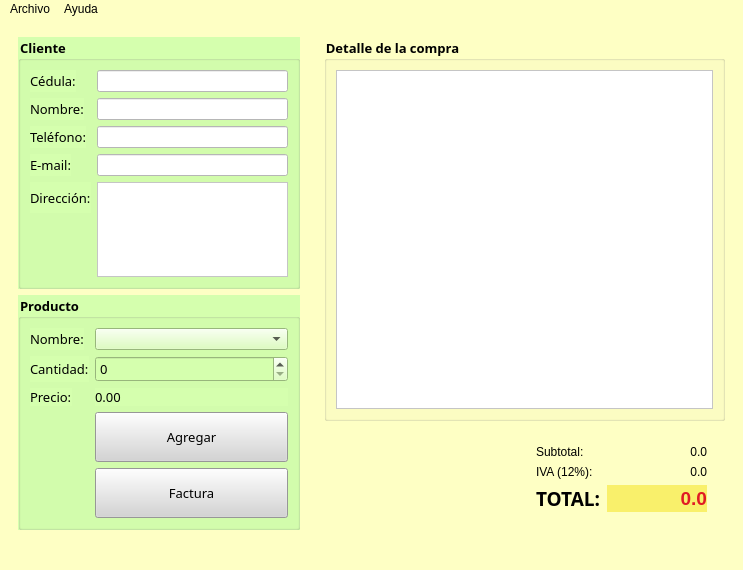
<?xml version="1.0" encoding="UTF-8"?>
<ui version="4.0">
 <class>Tienda</class>
 <widget class="QMainWindow" name="Tienda">
  <property name="geometry">
   <rect>
    <x>0</x>
    <y>0</y>
    <width>743</width>
    <height>570</height>
   </rect>
  </property>
  <property name="font">
   <font>
    <family>Rockwell Nova</family>
    <pointsize>10</pointsize>
   </font>
  </property>
  <property name="windowTitle">
   <string>Tienda</string>
  </property>
  <property name="windowIcon">
   <iconset resource="Tienda.qrc">
    <normaloff>:/Recursos/img/tiendas.png</normaloff>:/Recursos/img/tiendas.png</iconset>
  </property>
  <property name="styleSheet">
   <string notr="true">background-color: rgb(254, 255, 196);</string>
  </property>
  <widget class="QWidget" name="centralwidget">
   <layout class="QHBoxLayout" name="horizontalLayout_3">
    <item>
     <widget class="QWidget" name="widget" native="true">
      <property name="minimumSize">
       <size>
        <width>300</width>
        <height>0</height>
       </size>
      </property>
      <property name="maximumSize">
       <size>
        <width>300</width>
        <height>16777215</height>
       </size>
      </property>
      <layout class="QVBoxLayout" name="verticalLayout">
       <item>
        <widget class="QGroupBox" name="groupBox">
         <property name="font">
          <font>
           <family>Rockwell Nova</family>
           <pointsize>10</pointsize>
           <weight>75</weight>
           <bold>true</bold>
          </font>
         </property>
         <property name="styleSheet">
          <string notr="true">background-color: rgb(213, 255, 174);</string>
         </property>
         <property name="title">
          <string>Cliente</string>
         </property>
         <layout class="QFormLayout" name="formLayout">
          <item row="0" column="0">
           <widget class="QLabel" name="label">
            <property name="font">
             <font>
              <family>Rockwell Nova</family>
              <pointsize>10</pointsize>
             </font>
            </property>
            <property name="text">
             <string>Cédula:</string>
            </property>
           </widget>
          </item>
          <item row="0" column="1">
           <widget class="QLineEdit" name="inCedula">
            <property name="styleSheet">
             <string notr="true">background-color: rgb(255, 255, 255);</string>
            </property>
           </widget>
          </item>
          <item row="2" column="0">
           <widget class="QLabel" name="label_2">
            <property name="font">
             <font>
              <family>Rockwell Nova</family>
              <pointsize>10</pointsize>
             </font>
            </property>
            <property name="text">
             <string>Nombre:</string>
            </property>
           </widget>
          </item>
          <item row="2" column="1">
           <widget class="QLineEdit" name="inNombre">
            <property name="styleSheet">
             <string notr="true">background-color: rgb(255, 255, 255);</string>
            </property>
           </widget>
          </item>
          <item row="4" column="0">
           <widget class="QLabel" name="label_3">
            <property name="font">
             <font>
              <family>Rockwell Nova</family>
              <pointsize>10</pointsize>
             </font>
            </property>
            <property name="text">
             <string>Teléfono:</string>
            </property>
           </widget>
          </item>
          <item row="4" column="1">
           <widget class="QLineEdit" name="inTelefono">
            <property name="styleSheet">
             <string notr="true">background-color: rgb(255, 255, 255);</string>
            </property>
           </widget>
          </item>
          <item row="6" column="0">
           <widget class="QLabel" name="label_4">
            <property name="font">
             <font>
              <family>Rockwell Nova</family>
              <pointsize>10</pointsize>
             </font>
            </property>
            <property name="text">
             <string>E-mail:</string>
            </property>
           </widget>
          </item>
          <item row="6" column="1">
           <widget class="QLineEdit" name="inEmail">
            <property name="styleSheet">
             <string notr="true">background-color: rgb(255, 255, 255);</string>
            </property>
           </widget>
          </item>
          <item row="8" column="0">
           <widget class="QLabel" name="label_5">
            <property name="font">
             <font>
              <family>Rockwell Nova</family>
              <pointsize>10</pointsize>
             </font>
            </property>
            <property name="text">
             <string>Dirección:</string>
            </property>
           </widget>
          </item>
          <item row="8" column="1">
           <widget class="QPlainTextEdit" name="inDireccion">
            <property name="styleSheet">
             <string notr="true">background-color: rgb(255, 255, 255);</string>
            </property>
            <property name="lineWidth">
             <number>3</number>
            </property>
           </widget>
          </item>
         </layout>
        </widget>
       </item>
       <item>
        <widget class="QGroupBox" name="groupBox_2">
         <property name="font">
          <font>
           <family>Rockwell Nova</family>
           <pointsize>10</pointsize>
           <weight>75</weight>
           <bold>true</bold>
          </font>
         </property>
         <property name="styleSheet">
          <string notr="true">background-color: rgb(213, 255, 174);</string>
         </property>
         <property name="title">
          <string>Producto</string>
         </property>
         <layout class="QFormLayout" name="formLayout_2">
          <item row="0" column="0">
           <widget class="QLabel" name="label_6">
            <property name="font">
             <font>
              <family>Rockwell Nova</family>
              <pointsize>10</pointsize>
             </font>
            </property>
            <property name="text">
             <string>Nombre:</string>
            </property>
           </widget>
          </item>
          <item row="0" column="1">
           <widget class="QComboBox" name="inProducto"/>
          </item>
          <item row="1" column="0">
           <widget class="QLabel" name="label_7">
            <property name="font">
             <font>
              <family>Rockwell Nova</family>
              <pointsize>10</pointsize>
             </font>
            </property>
            <property name="text">
             <string>Cantidad:</string>
            </property>
           </widget>
          </item>
          <item row="1" column="1">
           <widget class="QSpinBox" name="inCantidad">
            <property name="font">
             <font>
              <family>Rockwell Nova</family>
              <pointsize>10</pointsize>
             </font>
            </property>
           </widget>
          </item>
          <item row="2" column="0">
           <widget class="QLabel" name="label_8">
            <property name="font">
             <font>
              <family>Rockwell Nova</family>
              <pointsize>10</pointsize>
             </font>
            </property>
            <property name="text">
             <string>Precio:</string>
            </property>
           </widget>
          </item>
          <item row="2" column="1">
           <widget class="QLabel" name="outPrecio">
            <property name="font">
             <font>
              <family>Rockwell Nova</family>
              <pointsize>10</pointsize>
             </font>
            </property>
            <property name="text">
             <string>0.00</string>
            </property>
           </widget>
          </item>
          <item row="3" column="1">
           <widget class="QPushButton" name="btnAgregar">
            <property name="minimumSize">
             <size>
              <width>0</width>
              <height>50</height>
             </size>
            </property>
            <property name="font">
             <font>
              <family>Rockwell Nova</family>
              <pointsize>10</pointsize>
             </font>
            </property>
            <property name="styleSheet">
             <string notr="true">background-color: rgb(143, 240, 164);
background-color: rgb(212, 212, 212);</string>
            </property>
            <property name="text">
             <string>Agregar</string>
            </property>
           </widget>
          </item>
          <item row="4" column="1">
           <widget class="QPushButton" name="btnFacturar">
            <property name="minimumSize">
             <size>
              <width>0</width>
              <height>50</height>
             </size>
            </property>
            <property name="font">
             <font>
              <family>Rockwell Nova</family>
              <pointsize>10</pointsize>
             </font>
            </property>
            <property name="styleSheet">
             <string notr="true">background-color: rgb(212, 212, 212);</string>
            </property>
            <property name="text">
             <string>Factura</string>
            </property>
           </widget>
          </item>
         </layout>
        </widget>
       </item>
      </layout>
     </widget>
    </item>
    <item>
     <widget class="QWidget" name="widget_2" native="true">
      <layout class="QVBoxLayout" name="verticalLayout_2">
       <item>
        <widget class="QGroupBox" name="groupBox_3">
         <property name="font">
          <font>
           <family>Rockwell Nova</family>
           <pointsize>10</pointsize>
           <weight>75</weight>
           <bold>true</bold>
          </font>
         </property>
         <property name="title">
          <string>Detalle de la compra</string>
         </property>
         <layout class="QHBoxLayout" name="horizontalLayout_2">
          <item>
           <widget class="QTableWidget" name="outDetalle">
            <property name="styleSheet">
             <string notr="true">background-color: rgb(255, 255, 255);</string>
            </property>
           </widget>
          </item>
         </layout>
        </widget>
       </item>
       <item>
        <widget class="QWidget" name="widget_3" native="true">
         <layout class="QHBoxLayout" name="horizontalLayout">
          <item>
           <spacer name="horizontalSpacer">
            <property name="orientation">
             <enum>Qt::Horizontal</enum>
            </property>
            <property name="sizeHint" stdset="0">
             <size>
              <width>187</width>
              <height>20</height>
             </size>
            </property>
           </spacer>
          </item>
          <item>
           <widget class="QWidget" name="widget_4" native="true">
            <layout class="QFormLayout" name="formLayout_3">
             <item row="0" column="0">
              <widget class="QLabel" name="label_10">
               <property name="text">
                <string>Subtotal:</string>
               </property>
              </widget>
             </item>
             <item row="0" column="1">
              <widget class="QLabel" name="outSubtotal">
               <property name="minimumSize">
                <size>
                 <width>100</width>
                 <height>0</height>
                </size>
               </property>
               <property name="text">
                <string>0.0</string>
               </property>
               <property name="alignment">
                <set>Qt::AlignRight|Qt::AlignTrailing|Qt::AlignVCenter</set>
               </property>
              </widget>
             </item>
             <item row="1" column="0">
              <widget class="QLabel" name="label_11">
               <property name="text">
                <string>IVA (12%):</string>
               </property>
              </widget>
             </item>
             <item row="1" column="1">
              <widget class="QLabel" name="outIva">
               <property name="minimumSize">
                <size>
                 <width>100</width>
                 <height>0</height>
                </size>
               </property>
               <property name="text">
                <string>0.0</string>
               </property>
               <property name="alignment">
                <set>Qt::AlignRight|Qt::AlignTrailing|Qt::AlignVCenter</set>
               </property>
              </widget>
             </item>
             <item row="2" column="0">
              <widget class="QLabel" name="label_12">
               <property name="font">
                <font>
                 <family>Rockwell Nova</family>
                 <pointsize>14</pointsize>
                 <weight>75</weight>
                 <bold>true</bold>
                </font>
               </property>
               <property name="text">
                <string>TOTAL:</string>
               </property>
              </widget>
             </item>
             <item row="2" column="1">
              <widget class="QLabel" name="outTotal">
               <property name="minimumSize">
                <size>
                 <width>100</width>
                 <height>0</height>
                </size>
               </property>
               <property name="font">
                <font>
                 <pointsize>14</pointsize>
                 <weight>75</weight>
                 <bold>true</bold>
                </font>
               </property>
               <property name="styleSheet">
                <string notr="true">background-color: rgb(249, 240, 107);
color: rgb(224, 27, 36);</string>
               </property>
               <property name="text">
                <string>0.0</string>
               </property>
               <property name="alignment">
                <set>Qt::AlignRight|Qt::AlignTrailing|Qt::AlignVCenter</set>
               </property>
              </widget>
             </item>
            </layout>
           </widget>
          </item>
         </layout>
        </widget>
       </item>
      </layout>
     </widget>
    </item>
   </layout>
  </widget>
  <widget class="QMenuBar" name="menubar">
   <property name="geometry">
    <rect>
     <x>0</x>
     <y>0</y>
     <width>743</width>
     <height>21</height>
    </rect>
   </property>
   <widget class="QMenu" name="menuArchivo">
    <property name="title">
     <string>Archivo</string>
    </property>
    <addaction name="actionNuevo"/>
    <addaction name="actionCalcular"/>
    <addaction name="actionGuardar"/>
    <addaction name="actionSalir"/>
   </widget>
   <widget class="QMenu" name="menuAcerca_de">
    <property name="title">
     <string>Ayuda</string>
    </property>
    <addaction name="actionAcerca_de_la_tienda"/>
   </widget>
   <addaction name="menuArchivo"/>
   <addaction name="menuAcerca_de"/>
  </widget>
  <widget class="QStatusBar" name="statusbar"/>
  <action name="actionNuevo">
   <property name="icon">
    <iconset resource="Tienda.qrc">
     <normaloff>:/Recursos/img/registro.png</normaloff>:/Recursos/img/registro.png</iconset>
   </property>
   <property name="text">
    <string>Nuevo</string>
   </property>
  </action>
  <action name="actionCalcular">
   <property name="icon">
    <iconset resource="Tienda.qrc">
     <normaloff>:/Recursos/img/contabilidad.png</normaloff>:/Recursos/img/contabilidad.png</iconset>
   </property>
   <property name="text">
    <string>Calcular</string>
   </property>
  </action>
  <action name="actionSalir">
   <property name="icon">
    <iconset resource="Tienda.qrc">
     <normaloff>:/Recursos/img/cerrar-sesion.png</normaloff>:/Recursos/img/cerrar-sesion.png</iconset>
   </property>
   <property name="text">
    <string>Salir</string>
   </property>
  </action>
  <action name="actionAcerca_de_la_tienda">
   <property name="icon">
    <iconset resource="Tienda.qrc">
     <normaloff>:/Recursos/img/acercade.png</normaloff>:/Recursos/img/acercade.png</iconset>
   </property>
   <property name="text">
    <string>Acerca de </string>
   </property>
  </action>
  <action name="actionGuardar">
   <property name="icon">
    <iconset resource="Tienda.qrc">
     <normaloff>:/Recursos/img/guardar-el-archivo.png</normaloff>:/Recursos/img/guardar-el-archivo.png</iconset>
   </property>
   <property name="text">
    <string>Guardar</string>
   </property>
  </action>
 </widget>
 <resources>
  <include location="Tienda.qrc"/>
 </resources>
 <connections/>
</ui>
